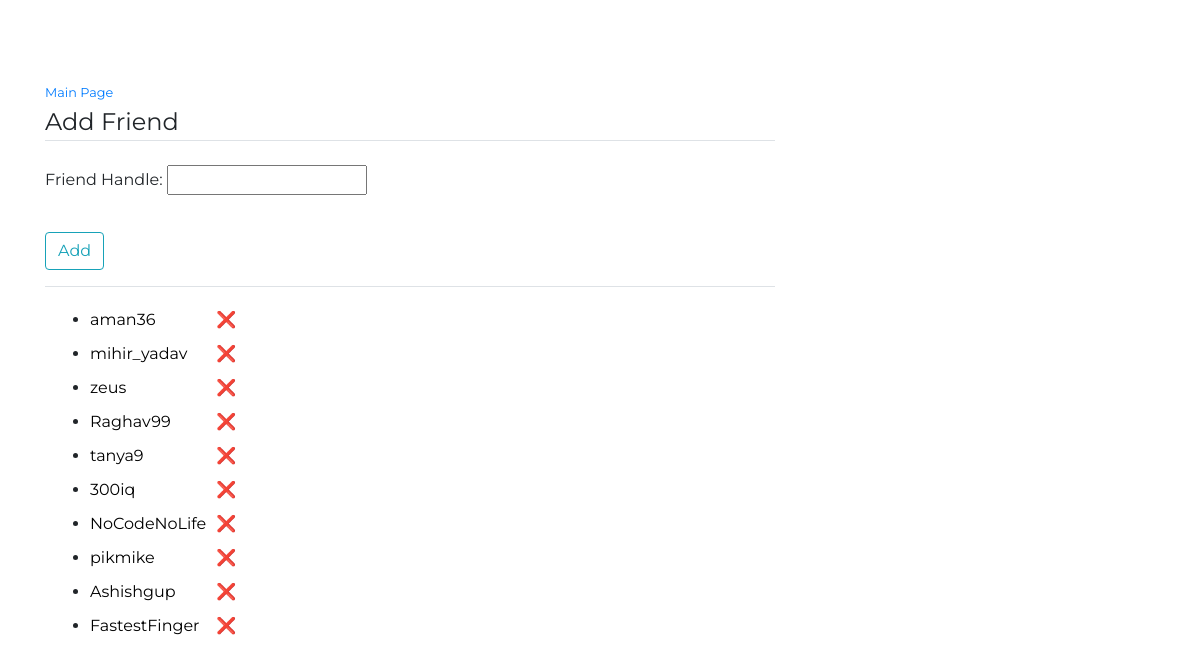
The app's page /codeforces-frenemies/addfriend/ (signed in) with its own data.
### cfFrenemies/models.py (models this page shows, shortened)
class User_Friend(models.Model):
    friend_handle = models.CharField(max_length = 100)
    friend_of = models.ForeignKey(User , on_delete=models.CASCADE , default = None)

### cfFrenemies/views.py (the view)
# urls.py: path('addfriend/', views.addFriend, name = 'addFriend'),
def addFriend(request):
    if request.user.is_authenticated:
        friends_till_now = User_Friend.objects.filter(friend_of = request.user)
        friends_till_now = [i.friend_handle for i in friends_till_now]
        if request.method == 'POST':
            form = AddFriendForm(request.POST)
            if form.is_valid():
                handle = form.cleaned_data.get('handle')
                if request.user.handle == handle:
                    messages.error(request , 'Logged In user cannot be added.')
                    return redirect('addFriend')
                try:
                    user_friend = User_Friend.objects.get(friend_handle = handle , friend_of = request.user)
                except User_Friend.DoesNotExist:
                    if len(friends_till_now) < settings.MAX_USER_FRIEND_LIMIT:
                        friend = User_Friend(friend_handle = handle , friend_of = request.user)
                        friend.save()
                        return redirect('addFriend')
                    else:
                        messages.error(request , 'Maximum limit of ' + str(settings.MAX_USER_FRIEND_LIMIT) + ' reached.')
                else:
                    messages.error(request , 'Handle already added.')
        else:
            form = AddFriendForm()
        return render(
            request,
            template_name = 'cfFrenemies/addfriend.html',
            context = {
                'form': form,
                'friends': friends_till_now
                }
            )
    return redirect('login')

### cfFrenemies/forms.py (shortened to what this page needs)
class AddFriendForm(forms.Form):
    handle = forms.CharField(label = 'Friend Handle' , widget=forms.TextInput)

### cfFrenemies/models.py (called while the page is built)
    @property
    def is_active(self):
        return self.active

### cfFrenemies/templates/cfFrenemies/addfriend.html (shortened to what this page needs)
{% extends 'cfFrenemies/layout.html' %}
{% block content %}
<div>
    <small>
        <a href="{% url 'index' %}">Main Page</a>
    </small>
</div>
	<div class="content-section">
        <form method="POST">
            <fieldset class="form-group">
                <legend class="border-bottom mb-4">Add Friend</legend>
                {{ form.as_p }}
            </fieldset>
            <div class="form-group">
                <button class="btn btn-outline-info" type="submit">Add</button>
            </div>
        </form>
        <div class="border-top pt-3">
            <ul class='friend_handle'>
                <table>
                {% for friend in friends %}
                <tr>
                    <td>
                        <li>
                            <a href="https://codeforces.com/profile/{{ friend }}"
                            title = "Click to view profile"
                            target="_blank" style="color:black;">{{ friend }}</a>
                        </td>
                    <td>
                        <a href="{% url 'delFriend' friend %}"
                        title = "Click to remove this handle"
                        style="color:#FF0000;font-weight:bold;">&#10060</a>
                    </td>
                </tr>
                {% endfor %}
                </table>
            </ul>
        </div>
</div>
{% endblock content %}

### cfFrenemies/templates/cfFrenemies/layout.html (style rules this page uses)
body { font-family: 'Montserrat'; }
table, th, td { padding: 5px; }
table { border-spacing: 15px; }

### records on screen
User_Friend: friends "aman36"
User_Friend: friends "mihir_yadav"
User_Friend: friends "zeus"
User_Friend: friends "Raghav99"
User_Friend: friends "tanya9"
User_Friend: friends "300iq"
User_Friend: friends "NoCodeNoLife"
User_Friend: friends "pikmike"
User_Friend: friends "Ashishgup"
User_Friend: friends "FastestFinger"
